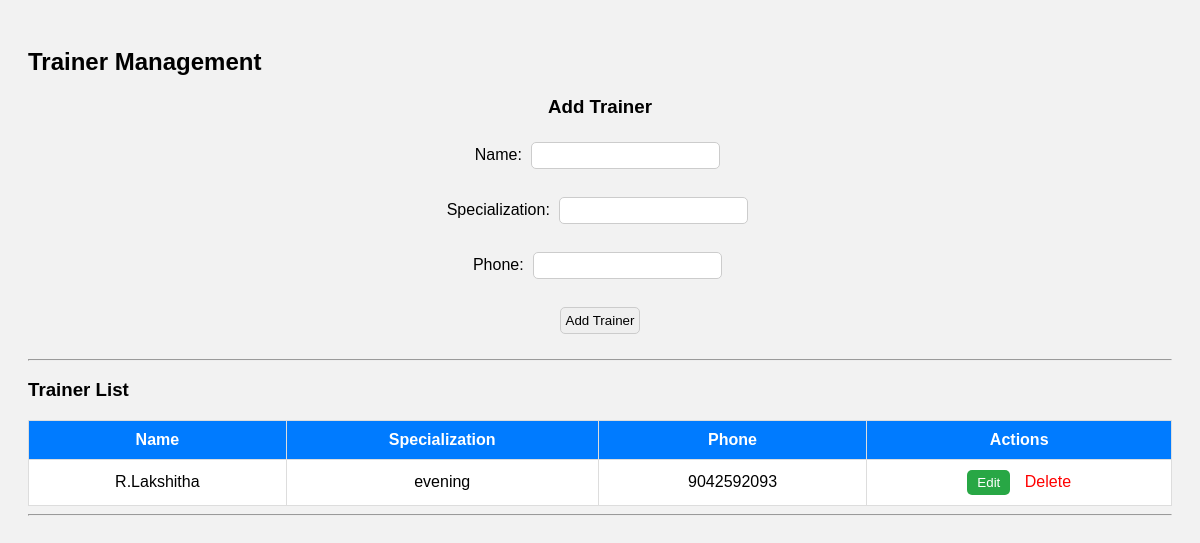
The page /trainers on the database its author committed.
### tables this page shows
CREATE TABLE trainers (
                        id INTEGER PRIMARY KEY AUTOINCREMENT,
                        name TEXT NOT NULL,
                        specialization TEXT NOT NULL,
                        phone TEXT NOT NULL
                    );

### app.py (the view)
@app.route('/trainers')
def trainer_page():
    conn = sqlite3.connect(db_file)
    cursor = conn.cursor()
    cursor.execute("SELECT * FROM trainers")
    trainers = cursor.fetchall()
    conn.close()
    return render_template('trainer.html', trainers=trainers)

### templates/trainer.html (shortened to what this page needs)
<!DOCTYPE html>
<html>
<head>
    <link rel="stylesheet" href="{{ url_for('static',filename='trainer.css') }}">
</head>
<body>
    <h2>Trainer Management</h2>
    <form action="/trainer/add" method="POST">
        <h3>Add Trainer</h3>
        <label>Name:</label>
        <input type="text" name="name" required><br><br>
        <label>Specialization:</label>
        <input type="text" name="specialization" required><br><br>
        <label>Phone:</label>
        <input type="text" name="phone" required><br><br>
        <input type="submit" value="Add Trainer">
    </form>
    <hr>
    <h3>Trainer List</h3>
    <table border="1" cellpadding="5" cellspacing="0">
        <tr>
            <th>Name</th>
            <th>Specialization</th>
            <th>Phone</th>
            <th>Actions</th>
        </tr>
        {% for trainer in trainers %}
        <tr>
            <td>{{ trainer[1] }}</td>
            <td>{{ trainer[2] }}</td>
            <td>{{ trainer[3] }}</td>
            <td>
                <button onclick="showEditForm('{{ trainer[0] }}', '{{ trainer[1] }}', '{{ trainer[2] }}', '{{ trainer[3] }}')">Edit</button>
                <a href="/trainer/delete/{{ trainer[0] }}">Delete</a>
            </td>
        </tr>
        {% endfor %}
    </table>
    <hr>
</body>
</html>

### static/trainer.css (style rules this page uses)
body { font-family: Arial, sans-serif; padding: 20px; background: #f2f2f2; }
form { margin-bottom: 20px; text-align: center; }
input { margin: 5px; padding: 5px; border-radius: 5px; border: 1px solid #ccc; }
button { padding: 5px 10px; background-color: #28a745; color: white; border: none; border-radius: 5px; }
table { width: 100%; border-collapse: collapse; background: white; }
th, td { border: 1px solid #ddd; padding: 10px; text-align: center; }
th { background-color: #007BFF; color: white; }
a { color: red; text-decoration: none; margin-left: 10px; }

### rows shown on the page
trainers: name "R.Lakshitha", specialization "evening", phone "9042592093"
